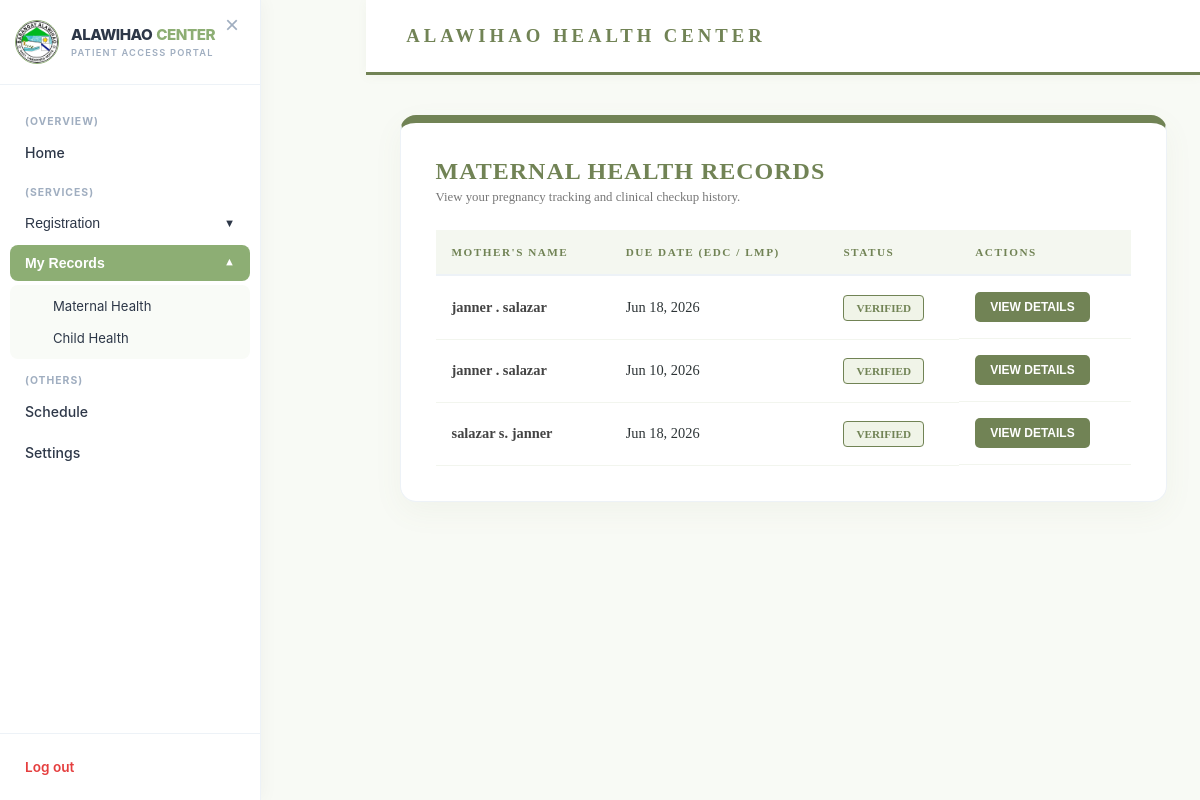
The app's page /user_maternal_records.php (signed in) with its own data.
### tables this page shows
CREATE TABLE `maternal_registration` (
  `id` int(11) NOT NULL,
  `user_id` int(11) NOT NULL,
  `family_serial` varchar(50) DEFAULT NULL,
  `client_lname` varchar(100) NOT NULL,
  `client_fname` varchar(100) NOT NULL,
  `client_mi` varchar(5) DEFAULT NULL,
  `client_ext` varchar(10) DEFAULT NULL,
  `dob` date DEFAULT NULL,
  `age` int(11) DEFAULT NULL,
  `blood_type` varchar(5) DEFAULT NULL,
  `lmp` date DEFAULT NULL,
  `highest_educ` varchar(100) DEFAULT NULL,
  `occupation` varchar(100) DEFAULT NULL,
  `spouse_lname` varchar(100) DEFAULT NULL,
  `spouse_fname` varchar(100) DEFAULT NULL,
  `spouse_mi` varchar(5) DEFAULT NULL,
  `spouse_ext` varchar(10) DEFAULT NULL,
  `spouse_dob` date DEFAULT NULL,
  `spouse_blood` varchar(5) DEFAULT NULL,
  `street` varchar(255) DEFAULT NULL,
  `barangay` varchar(100) DEFAULT 'Alawihao',
  `municipality` varchar(100) DEFAULT 'Daet',
  `province` varchar(100) DEFAULT 'Camarines Norte',
  `income` varchar(50) DEFAULT NULL,
  `contact` varchar(20) DEFAULT NULL,
  `phic_cat` varchar(50) DEFAULT NULL,
  `philhealth_no` varchar(50) DEFAULT NULL,
  `living_children` int(11) DEFAULT 0,
  `birth_plan` varchar(50) DEFAULT NULL,
  `num_preg` int(11) DEFAULT 0,
  `status` varchar(20) DEFAULT 'Pending',
  `created_at` timestamp NOT NULL DEFAULT current_timestamp(),
  `birthdate` date DEFAULT NULL
);

### user_maternal_records.php (the view, shortened to what this page needs)
<?php
include 'db_connect.php';
$user_id = $_SESSION['user_id'];
$query = "SELECT reg.*,
                 CONCAT(reg.client_fname, ' ', COALESCE(CONCAT(reg.client_mi, '. '), ''), reg.client_lname) AS full_name,
                 reg.lmp AS edc,
                 CONCAT(COALESCE(reg.street, ''), ', Brgy. ', COALESCE(reg.barangay, ''), ', ', COALESCE(reg.municipality, ''), ', ', COALESCE(reg.province, '')) AS current_address,
                 rec.bp, rec.weight_kg, rec.temperature, rec.fetal_heart_rate, rec.checkup_date,
                 reg.id AS reg_id
          FROM maternal_registration reg
          LEFT JOIN (
              SELECT * FROM maternal_records
              WHERE id IN (SELECT MAX(id) FROM maternal_records GROUP BY mother_id)
          ) rec ON reg.id = rec.mother_id
          WHERE reg.user_id = ?
          ORDER BY reg.id DESC";
$stmt = $conn->prepare($query);
$stmt->bind_param("s", $user_id);
$stmt->execute();
$my_records = $stmt->get_result();
?>
<!DOCTYPE html>
<html lang="en">
<head>
<?php $notif_path=''; include 'notif_assets.php'; ?>
</head>
<body>
<?php include 'user_sidebar.php'; ?>
<?php include 'notif_bell.php'; ?>
<div id="main">
    <div class="header">
        <h3 style="margin:0; letter-spacing: 4px; color: var(--primary-green); font-weight: 900;">ALAWIHAO HEALTH CENTER</h3>
    </div>
    <div class="table-container">
        <div style="margin-bottom: 25px;">
            <h2 style="color: var(--primary-green); margin: 0; letter-spacing: 1px;">MATERNAL HEALTH RECORDS</h2>
            <p style="color: #777; font-size: 0.8rem; margin-top: 5px;">View your pregnancy tracking and clinical checkup history.</p>
        </div>
        <table>
            <thead>
                <tr>
                    <th>Mother's Name</th>
                    <th>Due Date (EDC / LMP)</th>
                    <th>Status</th>
                    <th>Actions</th>
                </tr>
            </thead>
            <tbody>
                <?php if ($my_records->num_rows > 0): ?>
                    <?php while($row = $my_records->fetch_assoc()): ?>
                    <tr>
                        <td style="font-weight: bold; color: #444;"><?php echo htmlspecialchars($row['full_name']); ?></td>
                        <td><?php echo $row['edc'] ? date('M d, Y', strtotime($row['edc'])) : '<span style="color:#ccc">--</span>'; ?></td>
                        <td>
                            <span class="status-badge <?php echo ($row['status'] == 'Approved') ? 'status-verified' : 'status-pending'; ?>">
                                <?php echo ($row['status'] == 'Approved') ? 'Verified' : 'Pending'; ?>
                            </span>
                        </td>
                        <td class="action-btns">
                            <button class="btn details-btn" onclick='showDetails(<?php echo json_encode($row); ?>)'>View Details</button>
                        </td>
                    </tr>
                    <?php endwhile; ?>
                <?php else: ?>
                    <tr><td colspan="4" style="text-align:center; padding: 50px; color: #aaa;">Walang nahanap na records.</td></tr>
                <?php endif; ?>
            </tbody>
        </table>
    </div>
</div>
</body>
</html>

### theme.css (style rules this page uses)
*, *::before, *::after { transition: background-color 0.25s ease, color 0.2s ease, border-color 0.2s ease, box-shadow 0.2s ease; }
:root, [data-theme="light"] { --dm-bg: #F9F9F4; --dm-surface: #FFFFFF; --dm-surface2: #F4F7F0; --dm-text: #2D2D2D; --dm-text2: #555; --dm-muted: #6b7280; --dm-border: #E1E1D7; --dm-hover: #F0F5EC; --dm-sage: #8DAE74; --dm-dark-sage: #5A6B47; --dm-input-bg: #FFFFFF; --dm-input-border: #E1E1D7; --dm-card-shadow: 0 2px 8px rgba(0,0,0,0.06); --dm-sidebar-bg: #FFFFFF; --dm-topbar-bg: #FFFFFF; --dm-topbar-border:#E1E1D7; --dm-table-head: #F4F4ED; --dm-table-stripe: #F9FAF6; --dm-badge-bg: #F0F5EC; }

### user_maternal_records.php (style rules this page uses)
:root { --primary-green: #718355; --bg-color: #f8faf5; --white: #ffffff; --dark-gray: #2d3436; --sage-light: #95AF7E; --border-color: #e5eadc; }
body { font-family: 'Times New Roman', serif; background-color: var(--bg-color); margin: 0; display: flex; }
#main { margin-left: 280px; width: calc(100% - 280px); padding-bottom: 50px; display: flex; flex-direction: column; align-items: center; transition: 0.5s; }
.header { width: 100%; background: var(--white); padding: 25px 40px; border-bottom: 3px solid var(--primary-green); box-sizing: border-box; margin-bottom: 40px; box-shadow: 0 2px 10px rgba(113, 131, 85, 0.05); }
.table-container { background: var(--white); width: 92%; padding: 35px; border-radius: 16px; box-shadow: 0 10px 30px rgba(113, 131, 85, 0.06); border: 1px solid var(--border-color); border-top: 8px solid var(--primary-green); box-sizing: border-box; }
table { width: 100%; border-collapse: collapse; margin-top: 20px; }
th { background: #f4f7f0; color: var(--primary-green); padding: 16px; text-align: left; border-bottom: 2px solid var(--border-color); text-transform: uppercase; font-size: 0.7rem; letter-spacing: 1.5px; }
td { padding: 16px; border-bottom: 1px solid #f2f5ee; color: var(--dark-gray); font-size: 0.9rem; }
.status-badge { padding: 6px 12px; border-radius: 4px; font-size: 0.7rem; font-weight: bold; text-transform: uppercase; }
.status-verified { background: #f0f4e8; color: var(--primary-green); border: 1px solid var(--primary-green); }
.action-btns { display: flex; gap: 8px; }
.btn { padding: 8px 15px; border-radius: 5px; font-size: 0.75rem; font-weight: bold; text-decoration: none; cursor: pointer; border: none; text-transform: uppercase; transition: 0.3s; }
.details-btn { background: var(--primary-green); color: white; }

### user_sidebar.php (style rules this page uses)
:root { --sage: #8DAE74; --dark-sage: #6B8E55; --soft-sage: #F1F5ED; --pure-white: #FFFFFF; --text-main: #2D3748; --text-muted: #A0AEC0; --sidebar-width: 260px; --border-color: #EDF2F7; --transition: all 0.3s ease-in-out; }

### records on screen
maternal_registration: full_name "janner . salazar", lmp "Jun 18, 2026", status "VERIFIED"
maternal_registration: full_name "janner . salazar", lmp "Jun 10, 2026", status "VERIFIED"
maternal_registration: full_name "salazar s. janner", lmp "Jun 18, 2026", status "VERIFIED"
